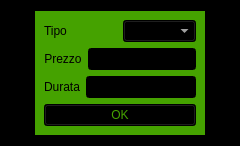
<?xml version="1.0" encoding="UTF-8"?>
<ui version="4.0">
 <class>inserisci_abbonamento</class>
 <widget class="QWidget" name="inserisci_abbonamento">
  <property name="geometry">
   <rect>
    <x>0</x>
    <y>0</y>
    <width>240</width>
    <height>145</height>
   </rect>
  </property>
  <property name="windowTitle">
   <string>Nuovo Abbonamento</string>
  </property>
  <property name="styleSheet">
   <string notr="true">background-color: rgb(0, 0, 0);</string>
  </property>
  <layout class="QGridLayout" name="gridLayout">
   <item row="0" column="0" alignment="Qt::AlignHCenter|Qt::AlignVCenter">
    <widget class="QWidget" name="widget" native="true">
     <property name="styleSheet">
      <string notr="true">background-color: rgb(69, 162, 0);</string>
     </property>
     <layout class="QGridLayout" name="gridLayout_2">
      <item row="0" column="0">
       <layout class="QVBoxLayout" name="verticalLayout">
        <item>
         <layout class="QHBoxLayout" name="horizontalLayout">
          <item>
           <widget class="QLabel" name="label">
            <property name="text">
             <string>Tipo</string>
            </property>
           </widget>
          </item>
          <item>
           <widget class="QComboBox" name="comboBox">
            <property name="styleSheet">
             <string notr="true">background-color: rgb(0, 0, 0);
color: rgb(255, 255, 255);</string>
            </property>
           </widget>
          </item>
         </layout>
        </item>
        <item>
         <layout class="QHBoxLayout" name="horizontalLayout_3">
          <item>
           <widget class="QLabel" name="label_3">
            <property name="text">
             <string>Prezzo</string>
            </property>
            <property name="alignment">
             <set>Qt::AlignCenter</set>
            </property>
           </widget>
          </item>
          <item>
           <widget class="QLineEdit" name="textPrezzo">
            <property name="styleSheet">
             <string notr="true">background-color: rgb(0, 0, 0);
color: rgb(255, 255, 255);</string>
            </property>
           </widget>
          </item>
         </layout>
        </item>
        <item>
         <layout class="QHBoxLayout" name="horizontalLayout_5">
          <item>
           <widget class="QLabel" name="label_5">
            <property name="text">
             <string>Durata</string>
            </property>
            <property name="alignment">
             <set>Qt::AlignCenter</set>
            </property>
           </widget>
          </item>
          <item>
           <widget class="QLineEdit" name="textScadenza">
            <property name="styleSheet">
             <string notr="true">background-color: rgb(0, 0, 0);
color: rgb(255, 255, 255);</string>
            </property>
           </widget>
          </item>
         </layout>
        </item>
        <item>
         <widget class="QPushButton" name="btn_ok">
          <property name="styleSheet">
           <string notr="true">color: rgb(69, 162, 0);
background-color: rgb(0, 0, 0);</string>
          </property>
          <property name="text">
           <string>OK</string>
          </property>
         </widget>
        </item>
       </layout>
      </item>
     </layout>
    </widget>
   </item>
  </layout>
 </widget>
 <resources/>
 <connections/>
</ui>
